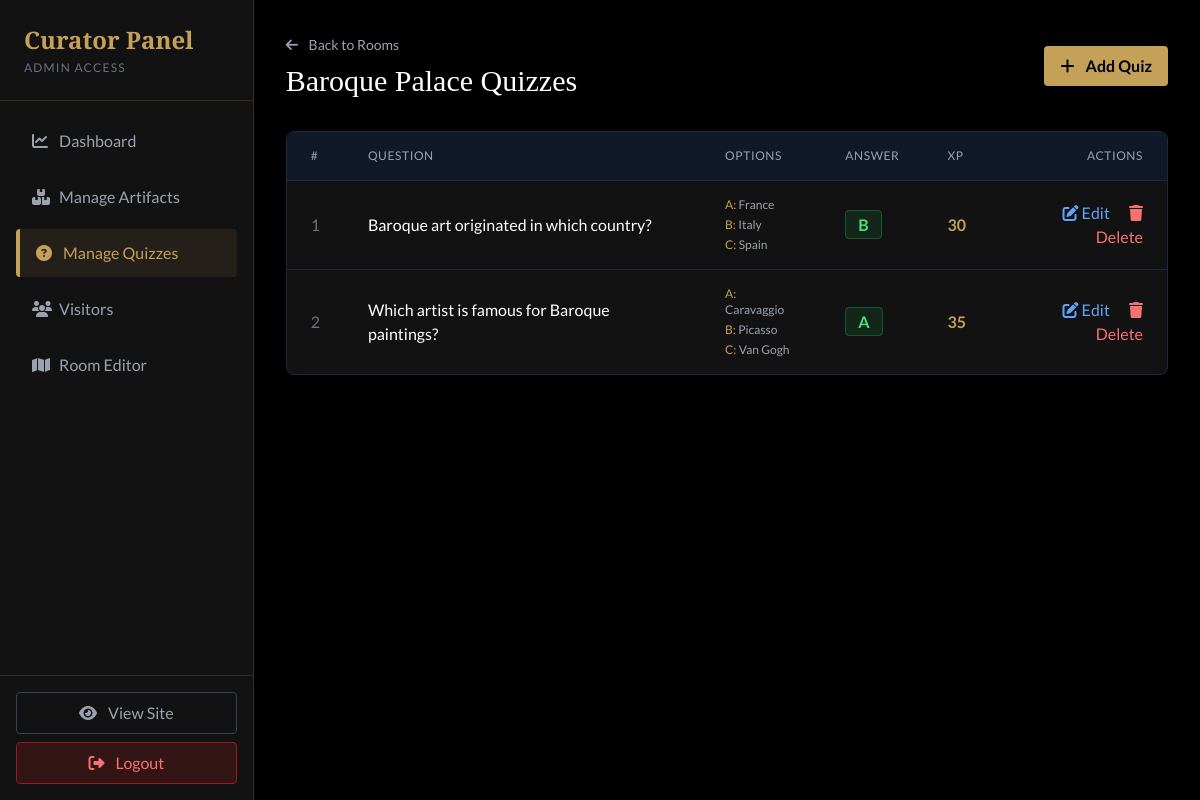
Screenshot of /admin/quizzes.php?room_id=3 (signed in) with the database file from the repository.
### tables this page shows
CREATE TABLE `rooms` (
  `id` int(11) NOT NULL,
  `name` varchar(100) NOT NULL,
  `description` text DEFAULT NULL,
  `min_level` int(11) DEFAULT 1,
  `image_url` varchar(255) DEFAULT NULL,
  `hidden_artifact_name` varchar(100) DEFAULT NULL,
  `hidden_artifact_desc` text DEFAULT NULL,
  `hidden_artifact_image` varchar(255) DEFAULT NULL,
  `hidden_artifact_xp` int(11) DEFAULT 100,
  `professor_dialogs` text DEFAULT NULL
);

CREATE TABLE `quizzes` (
  `id` int(11) NOT NULL,
  `room_id` int(11) DEFAULT NULL,
  `question` text NOT NULL,
  `option_a` varchar(255) DEFAULT NULL,
  `option_b` varchar(255) DEFAULT NULL,
  `option_c` varchar(255) DEFAULT NULL,
  `correct_option` char(1) DEFAULT NULL,
  `xp_reward` int(11) DEFAULT 20
);

### admin/quizzes.php (the view, shortened to what this page needs)
<?php
require_once '../app/bootstrap.php';
$rooms_result = $conn->query("
    SELECT rooms.*, COUNT(quizzes.id) as quiz_count
    FROM rooms
    LEFT JOIN quizzes ON rooms.id = quizzes.room_id
    GROUP BY rooms.id
    ORDER BY rooms.id
");
$rooms = [];
while ($row = $rooms_result->fetch_assoc()) {
    $rooms[] = $row;
}
$selected_room = null;
$quizzes = [];
if (isset($_GET['room_id'])) {
    $room_id = intval($_GET['room_id']);
    $stmt = $conn->prepare("SELECT * FROM rooms WHERE id = ?");
    $stmt->bind_param("i", $room_id);
    $stmt->execute();
    $selected_room = $stmt->get_result()->fetch_assoc();
    $stmt = $conn->prepare("SELECT * FROM quizzes WHERE room_id = ? ORDER BY id");
    $stmt->bind_param("i", $room_id);
    $stmt->execute();
    $result = $stmt->get_result();
    while ($row = $result->fetch_assoc()) {
        $quizzes[] = $row;
    }
}
include '../public/header.php';
?>
<div class="flex h-screen bg-black">
    <main class="flex-grow p-8 overflow-y-auto">
        <?php if (!$selected_room): ?>
            <div class="mb-8">
                <h2 class="text-3xl text-white font-serif mb-2">Manage Quizzes</h2>
                <p class="text-gray-400">Select a room to manage its quizzes</p>
            </div>
            <div class="grid grid-cols-1 md:grid-cols-2 lg:grid-cols-3 gap-6">
                <?php foreach ($rooms as $room): ?>
                    <?php roomCard($room, 'quizzes.php', 'Quizzes', $room['quiz_count']); ?>
                <?php endforeach; ?>
            </div>
        <?php else: ?>
            <div class="flex justify-between items-center mb-8">
                <div>
                    <a href="quizzes.php" class="text-gray-400 hover:text-white text-sm mb-2 inline-block">
                        <i class="fas fa-arrow-left mr-2"></i> Back to Rooms
                    </a>
                    <h2 class="text-3xl text-white font-serif"><?php echo htmlspecialchars($selected_room['name']); ?> Quizzes</h2>
                </div>
                <a href="add_quiz.php?room_id=<?php echo $selected_room['id']; ?>" class="bg-gold hover:bg-gold-hover text-black font-bold py-2 px-4 rounded transition">
                    <i class="fas fa-plus mr-2"></i> Add Quiz
                </a>
            </div>
            <div class="bg-darker-bg rounded-lg border border-gray-800 overflow-hidden">
                <table class="w-full text-left">
                    <thead class="bg-gray-900 border-b border-gray-800">
                        <tr>
                            <th class="px-6 py-4 text-gray-400 font-normal uppercase text-xs tracking-wider">#</th>
                            <th class="px-6 py-4 text-gray-400 font-normal uppercase text-xs tracking-wider">Question</th>
                            <th class="px-6 py-4 text-gray-400 font-normal uppercase text-xs tracking-wider">Options</th>
                            <th class="px-6 py-4 text-gray-400 font-normal uppercase text-xs tracking-wider">Answer</th>
                            <th class="px-6 py-4 text-gray-400 font-normal uppercase text-xs tracking-wider">XP</th>
                            <th class="px-6 py-4 text-gray-400 font-normal uppercase text-xs tracking-wider text-right">Actions</th>
                        </tr>
                    </thead>
                    <tbody class="divide-y divide-gray-800">
                        <?php if (empty($quizzes)): ?>
                            <tr>
                                <td colspan="6" class="px-6 py-8 text-center text-gray-500 italic">
                                    No quizzes in this room yet.
                                    <a href="add_quiz.php?room_id=<?php echo $selected_room['id']; ?>" class="text-gold hover:underline">Add one now</a>
                                </td>
                            </tr>
                        <?php else: ?>
                            <?php $num = 1; foreach ($quizzes as $item): ?>
                                <tr class="hover:bg-gray-800/50 transition">
                                    <td class="px-6 py-4 text-gray-500"><?php echo $num++; ?></td>
                                    <td class="px-6 py-4">
                                        <div class="text-white font-medium"><?php echo htmlspecialchars($item['question']); ?></div>
                                    </td>
                                    <td class="px-6 py-4">
                                        <div class="text-gray-400 text-xs space-y-1">
                                            <div><span class="text-gold">A:</span> <?php echo htmlspecialchars(substr($item['option_a'], 0, 25)); ?><?php echo strlen($item['option_a']) > 25 ? '...' : ''; ?></div>
                                            <div><span class="text-gold">B:</span> <?php echo htmlspecialchars(substr($item['option_b'], 0, 25)); ?><?php echo strlen($item['option_b']) > 25 ? '...' : ''; ?></div>
                                            <div><span class="text-gold">C:</span> <?php echo htmlspecialchars(substr($item['option_c'], 0, 25)); ?><?php echo strlen($item['option_c']) > 25 ? '...' : ''; ?></div>
                                        </div>
                                    </td>
                                    <td class="px-6 py-4">
                                        <span class="px-3 py-1 bg-green-900/30 border border-green-500/30 rounded text-green-400 font-bold">
                                            <?php echo strtoupper($item['correct_option']); ?>
                                        </span>
                                    </td>
                                    <td class="px-6 py-4">
                                        <span class="text-gold font-bold"><?php echo $item['xp_reward']; ?></span>
                                    </td>
                                    <td class="px-6 py-4 text-right">
                                        <a href="edit_quiz.php?id=<?php echo $item['id']; ?>" class="text-blue-400 hover:text-blue-300 mr-4">
                                            <i class="fas fa-edit"></i> Edit
                                        </a>
                                        <a href="../app/Handlers/admin_handler.php?action=delete_quiz&id=<?php echo $item['id']; ?>&room_id=<?php echo $selected_room['id']; ?>"
                                           onclick="return confirm('Are you sure you want to delete this quiz?')"
                                           class="text-red-400 hover:text-red-300">
                                            <i class="fas fa-trash"></i> Delete
                                        </a>
                                    </td>
                                </tr>
                            <?php endforeach; ?>
                        <?php endif; ?>
                    </tbody>
                </table>
            </div>
        <?php endif; ?>
    </main>
</div>

### public/assets/css/style.css (style rules this page uses)
:root { --color-gold: #c5a059; --color-gold-hover: #e6c885; --color-dark-bg: #1a1a1a; --color-darker-bg: #121212; --color-text: #e0e0e0; --color-parchment: #f0e6d2; }
body { font-family: "Lato", sans-serif; background-color: var(--color-darker-bg); color: var(--color-text); }
h1, h2, h3, h4, h5, h6, .font-serif { font-family: "Abhaya Libre", serif; }
.text-gold { color: var(--color-gold); }
.bg-gold { background-color: var(--color-gold); }

### public/header.php (style rules this page uses)
body { background-color: #121212; }

### rows the page displays
rooms: name "Baroque Palace"
quizzes: question "Baroque art originated in which country?", option_a "France", option_b "Italy", option_c "Spain", correct_option "B", xp_reward "30"
quizzes: question "Which artist is famous for Baroque paintings?", option_a "Caravaggio", option_b "Picasso", option_c "Van Gogh", correct_option "A", xp_reward "35"

### other values shown
$page['label'] "Dashboard"
$page['label'] "Manage Artifacts"
$page['label'] "Manage Quizzes"
$page['label'] "Visitors"
$page['label'] "Room Editor"
